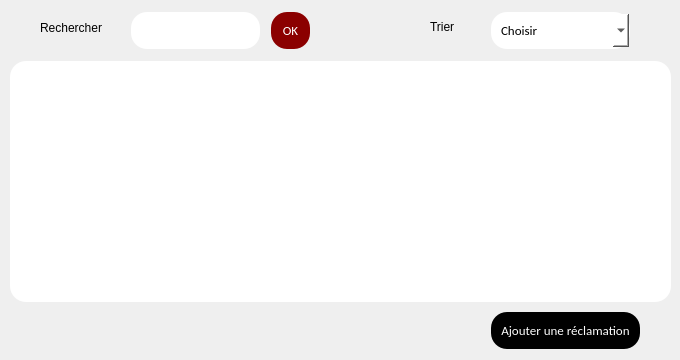
      <widget class="QWidget" name="page_37">
       <widget class="QTableView" name="tableView_10">
        <property name="geometry">
         <rect>
          <x>10</x>
          <y>61</y>
          <width>661</width>
          <height>241</height>
         </rect>
        </property>
        <property name="styleSheet">
         <string notr="true">background-color:white;
border-radius:16px</string>
        </property>
       </widget>
       <widget class="QLabel" name="label_178">
        <property name="geometry">
         <rect>
          <x>40</x>
          <y>20</y>
          <width>81</width>
          <height>16</height>
         </rect>
        </property>
        <property name="text">
         <string>Rechercher</string>
        </property>
       </widget>
       <widget class="QLineEdit" name="lineEdit_129">
        <property name="geometry">
         <rect>
          <x>130</x>
          <y>10</y>
          <width>131</width>
          <height>41</height>
         </rect>
        </property>
        <property name="styleSheet">
         <string notr="true">background-color: white	;
  border: none;
  color: black;
  padding: 10px;
  text-align: center;
  text-decoration: none;
font-family:calibri;
  display: inline-block;
  font-size: 13px;
  margin: 2px 1px;
  border-radius : 16px;</string>
        </property>
       </widget>
       <widget class="QComboBox" name="comboBox_28">
        <property name="geometry">
         <rect>
          <x>490</x>
          <y>10</y>
          <width>141</width>
          <height>41</height>
         </rect>
        </property>
        <property name="styleSheet">
         <string notr="true">background-color: white	;
  border: none;
  color: black;
  padding: 10px;
  text-align: center;
  text-decoration: none;
font-family:calibri;
  display: inline-block;
  font-size: 13px;
  margin: 2px 1px;
  border-radius : 16px;</string>
        </property>
        <item>
         <property name="text">
          <string>Choisir</string>
         </property>
        </item>
        <item>
         <property name="text">
          <string>Alphabeutique</string>
         </property>
        </item>
       </widget>
       <widget class="QLabel" name="label_179">
        <property name="geometry">
         <rect>
          <x>430</x>
          <y>20</y>
          <width>47</width>
          <height>13</height>
         </rect>
        </property>
        <property name="text">
         <string>Trier</string>
        </property>
       </widget>
       <widget class="QPushButton" name="pushButton_87">
        <property name="geometry">
         <rect>
          <x>270</x>
          <y>10</y>
          <width>41</width>
          <height>41</height>
         </rect>
        </property>
        <property name="styleSheet">
         <string notr="true">background-color: #8B0000	;
  border: none;
  color: white;
  padding: 10px;
  text-align: center;
  text-decoration: none;
font-family:calibri;
  display: inline-block;
  font-size: 13px;
  margin: 2px 1px;
  border-radius : 16px;</string>
        </property>
        <property name="text">
         <string>OK</string>
        </property>
       </widget>
       <widget class="QPushButton" name="pushButton_88">
        <property name="geometry">
         <rect>
          <x>490</x>
          <y>310</y>
          <width>151</width>
          <height>41</height>
         </rect>
        </property>
        <property name="styleSheet">
         <string notr="true">background-color: black	;
  border: none;
  color: white;
  padding: 10px;
  text-align: center;
  text-decoration: none;
font-family:calibri;
  display: inline-block;
  font-size: 13px;
  margin: 2px 1px;
  border-radius : 16px;</string>
        </property>
        <property name="text">
         <string>Ajouter une réclamation</string>
        </property>
       </widget>
      </widget>
